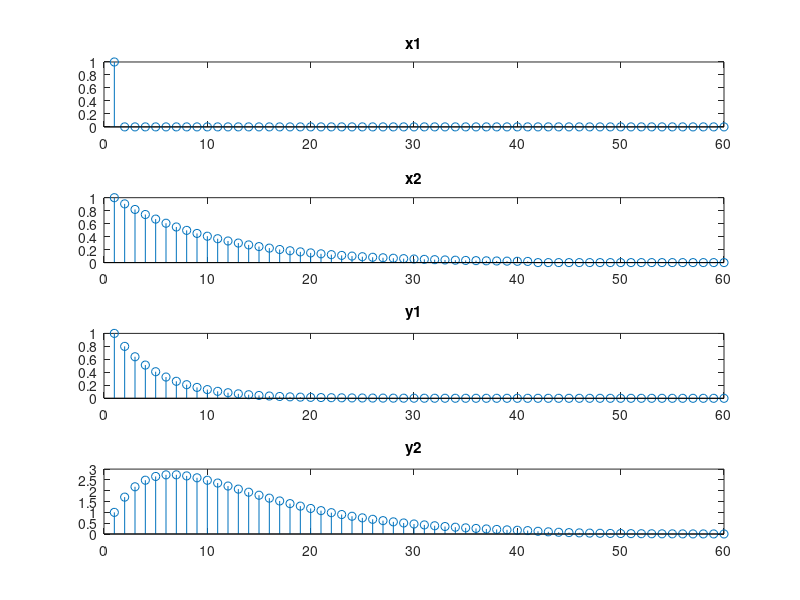

MATLAB code for this plot:
clear all
N=60;
x1=zeros(1,N);
x1(1)=1;
x2=zeros(1,N);
x2(1:41)=exp(-0.1*(0:40));
y1(1)=x1(1);
y2(1)=x2(1);
for n=2:N
y1(n)=0.8*y1(n-1)+x1(n);
y2(n)=0.8*y2(n-1)+x2(n);
end
subplot(4,1,1);stem(x1);title('x1')
subplot(4,1,2);stem(x2);title('x2')
subplot(4,1,3);stem(y1);title('y1')
subplot(4,1,4);stem(y2);title('y2')
